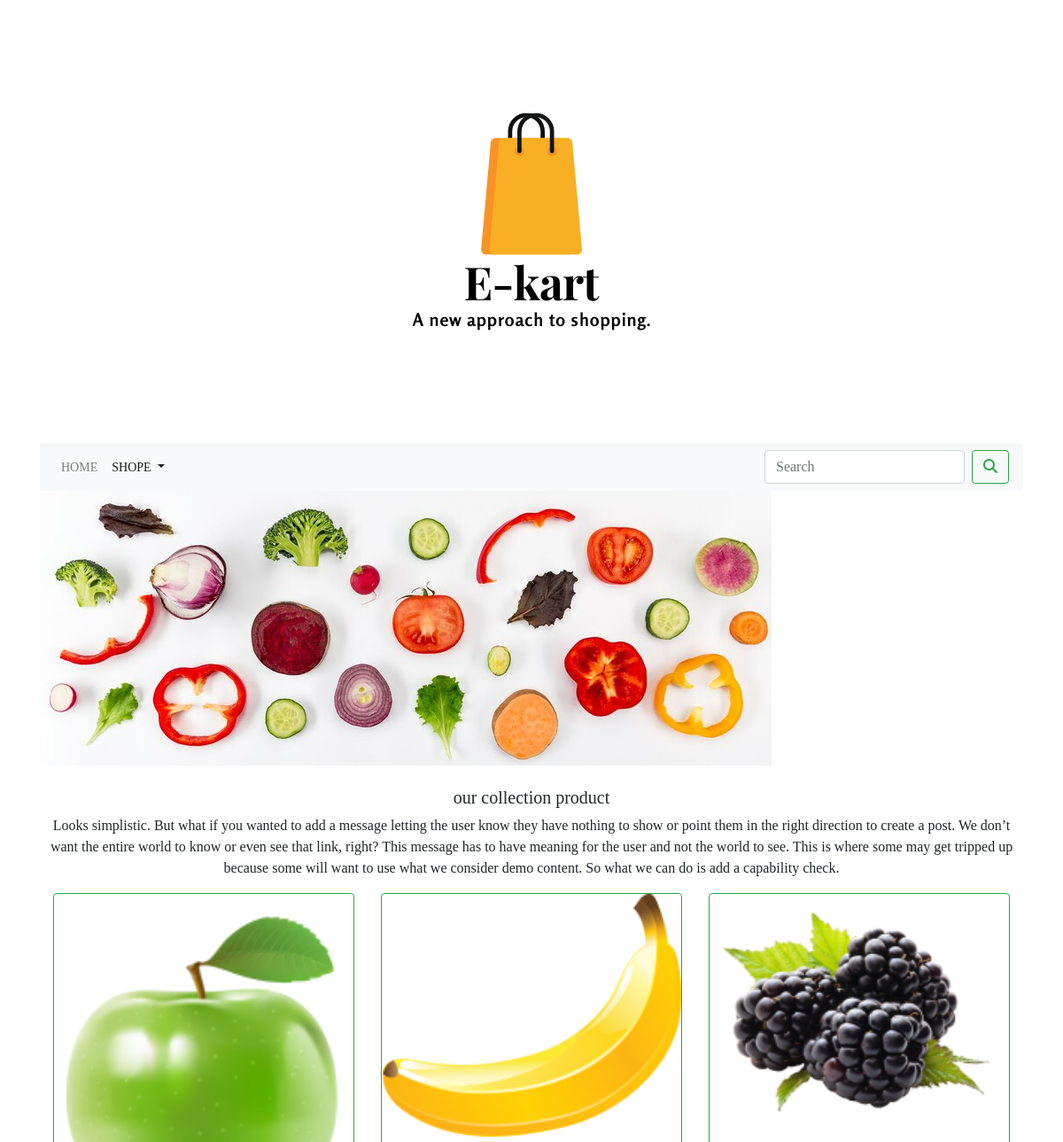
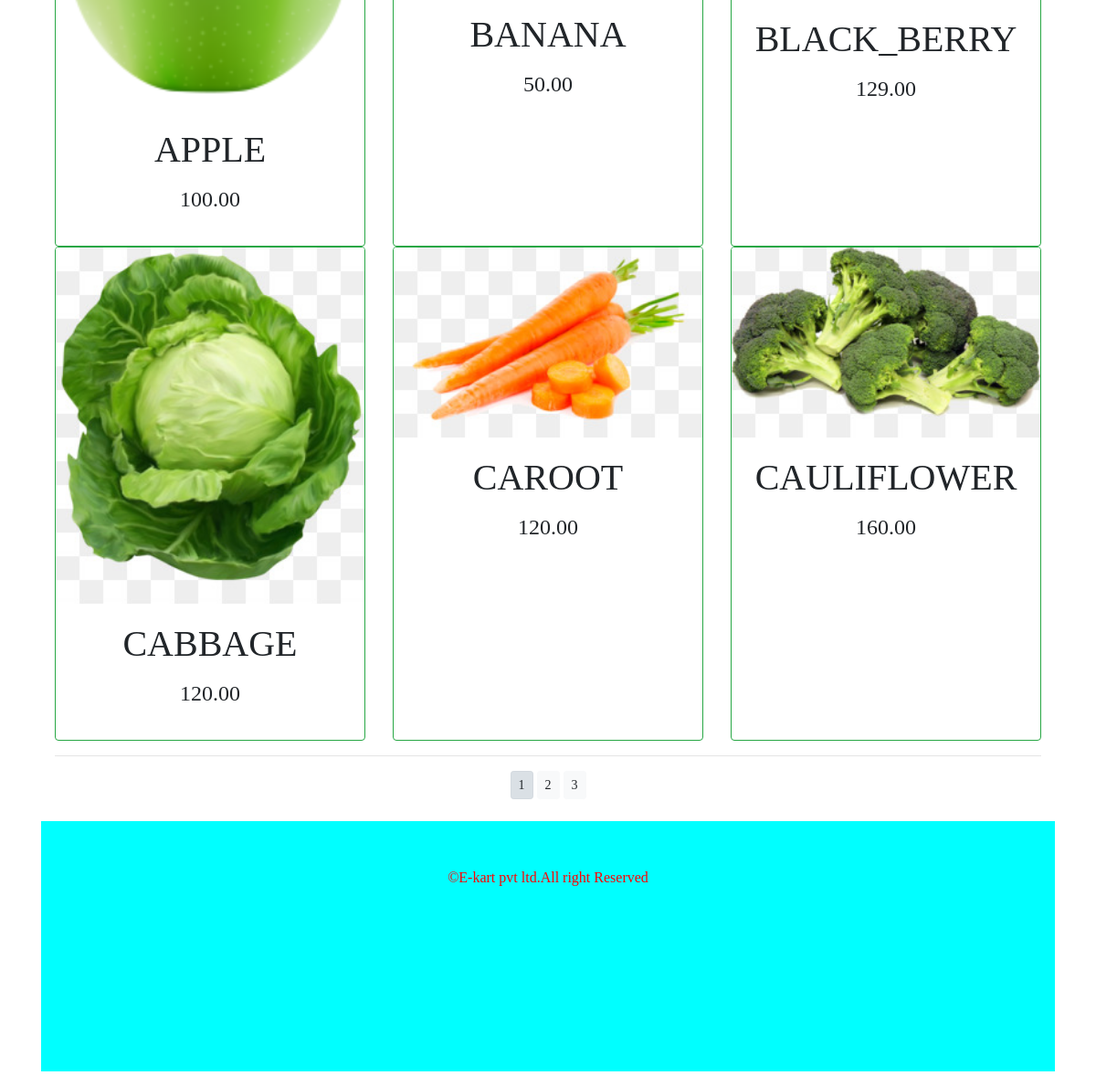
The page /kartapp/ on the database its author committed (2 pictures, top to bottom).
### kartapp/models.py (models this page shows, shortened)
class PRODUCT(models.Model):
    name=models.CharField(max_length=250,unique=True)
    slug=models.SlugField(max_length=250,unique=True)
    description=models.TextField(blank=True)
    price=models.DecimalField(max_digits=10,decimal_places=2)
    image=models.ImageField(upload_to='product',blank=True)
    stock=models.IntegerField()
    avilable=models.BooleanField(default=True)
    category=models.ForeignKey(CATEGORY,on_delete=models.CASCADE)
    create=models.DateTimeField(auto_now_add=True)
    update=models.DateTimeField(auto_now=True)
    class Meta:
        ordering=('name',)
        verbose_name='product'
        verbose_name_plural='products'
    def get_url(self):
        return reverse('kartapp:product_detail',args=[self.category.slug,self.slug])

### kartapp/views.py (the view)
# urls.py: path('',views.allprodtCate,name='allprodtCate'),
def allprodtCate(request,c_slug=None):
    c_page=None
    products_list=None
    if c_slug!=None:
        c_page=get_object_or_404(CATEGORY,slug=c_slug)
        products_list=PRODUCT.objects.all().filter(category=c_page,avilable=True)
    else:
        products_list=PRODUCT.objects.all().filter(avilable=True)
    paginator=Paginator(products_list,6)
    try:
        page=int(request.GET.get('page','1'))
    except:
        page=1
    try:
        products=paginator.page(page)
    except(EmptyPage,InvalidPage):
        products=paginator.page(paginator.num_pages)
    return render(request,'category.html',{'category':c_page,'products':products})

### cart/context_processors.py (called while the page is built)
def count(request):
    item_count =0
    if 'admin' in request.path:
        return {}
    else:
        try:
            cart=Cart.objects.filter(cart_id=_cart_id(request))
            cart_items=CartItem.objects.all().filter(cart=cart[:1])
            for cart_item in cart_items:
                item_count +=cart_item.quantity
        except Cart.DoesNotExist:
            item_count =0
    return  dict(item_count=item_count)

### cart/views.py (called while the page is built)
def _cart_id(request):
    cart=request.session.session_key
    if not cart:
        cart=request.session.create()
    return cart

### kartapp/context_processors.py (called while the page is built)
def menu_links(request):
    links=CATEGORY.objects.all()
    return dict(links=links)

### kartapp/models.py (called while the page is built)
    def get_url(self):
        return reverse('kartapp:product_by_category',args=[self.slug])

### templates/category.html (shortened to what this page needs)
{% extends 'base.html' %}
{% load static %}
{% block content %}
    <div>
  {% if category %}
     <img src="{{category.image.url}}" alt="{{category.name}}"style="img-width:500">
    </div>
    <br>
    <div>
        <h4>{{category.name}}</h4>
        <p>{{category.description}}</p>
    </div>
  {% else %}
    <div>
        <img src="{% static 'image/banner.jpg' %}"alt="it is banner">
    </div>
    <br>
    <div class="text-center">
        <h5>our collection product</h5>
        <p>Looks simplistic. But what if you wanted to add a message letting the user know they have nothing to show or point them in the right direction to create a post. We don’t want the entire world to know or even see that link, right? This message has to have meaning for the user and not the world to see. This is where some may get tripped up because some will want to use what we consider demo content. So what we can do is add a capability check.</p>
    </div>
  {% endif %}
      <div class="container">
          <div class="row">
              {% for product in products.object_list %}
              <div class="col-sm-4" >
              <div class="card h-100 border-2  border-success">
                      <div>
                        <div>
                           <a href="{{product.get_url}}"><img class="card-img-top" src="{{product.image.url}}"alt="{{product.name}}" style="width:100px height:100px"></a>
                        </div>
                      </div>
                      <div class="card-body text-center">
                          <h1>{{product.name}}</h1>
                          <p><h4>{{product.price}}</h4></p>
                      </div>
              </div>
              </div>
   {% endfor %}
          </div>
          <div class="mx-auto">
              {% if products.paginator.num_pages > 1 %}
              <hr>
              <div class="text-center">
                  {% for pg in products.paginator.page_range %}
                  <a href="?page={{pg}}" class="btn btn-light btn-sm {% if products.number == pg %} active {% endif %}">{{pg}}</a>
                  {% endfor %}
              </div>
               {% endif %}
          </div><br>
      </div>
{% endblock %}

### templates/base.html (shortened to what this page needs)
{% load static %}
<!DOCTYPE html>
<html lang="en">
<head>
    <link rel="stylesheet" href="{% static 'css/bootstrap.min.css' %}">
    <link rel="stylesheet" href="{% static 'css/customs.css' %}">
</head>
<body>
<div class="container">
{% include 'header.html' %}
{% include 'navbar.html' %}
{% block content %}
{% endblock %}
</div>
{% include 'footer.html' %}
</body>
</html>

### templates/header.html
{% load static %}
<header>
     <center>
       <a href="{% url 'kartapp:allprodtCate' %}"><img src="{% static 'image/logo.png' %}" alt="logoimage"></a>
     </center>
</header>

### templates/navbar.html (shortened to what this page needs)
<nav class="navbar navbar-expand-lg navbar-light bg-light">
  <div class="collapse navbar-collapse" id="navbarSupportedContent">
    <ul class="navbar-nav mr-auto">
      <li class="nav-item">
        <a class="nav-link" href="#">Home</a>
      </li>
      <li class="nav-item dropdown {% if 'kartapp' in request.path %} active {% endif %}">
        <a class="nav-link dropdown-toggle" href="#" id="navbarDropdown" role="button" data-toggle="dropdown" aria-haspopup="true" aria-expanded="false">
          shope
        </a>
      </li>
    </ul>
    <form class="form-inline my-2 my-lg-0" action="{% url 'search:SearchResult' %}" method="get">
      <input class="form-control mr-sm-2" type="search" placeholder="Search" name="q" aria-label="Search">
      <button class="btn btn-outline-success my-2 my-sm-0" type="submit"><i class="fa-solid fa-magnifying-glass"></i></button>
    </form>
  </div>
</nav>

### templates/footer.html
<div class="footer navbar-fixed-bottom my_footer">
    <p>&copy;E-kart pvt ltd.All right Reserved</p>
</div>

### static/css/customs.css (style rules this page uses)
body { font-family:Showcard Gothic; }
.nav-item { letter spacing: .2em; font-size:14px; text-transform:uppercase; }
.my_footer p { padding-top:50px; padding-bottom:200px; text-align:center; background-color:aqua; color:red; }

### rows shown on the page
PRODUCT: image (picture), name "APPLE", price "100.00"
PRODUCT: image (picture), name "BANANA", price "50.00"
PRODUCT: image (picture), name "BLACK_BERRY", price "129.00"
PRODUCT: image (picture), name "CABBAGE", price "120.00"
PRODUCT: image (picture), name "CAROOT", price "120.00"
PRODUCT: image (picture), name "CAULIFLOWER", price "160.00"

### other values the page prints
{{ pg }} "1" "2" "3"
